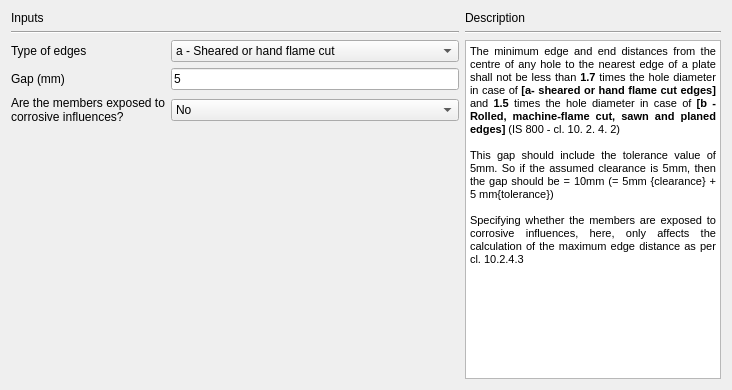
     <widget class="QWidget" name="tab_Detailing">
      <attribute name="title">
       <string>Detailing</string>
      </attribute>
      <layout class="QGridLayout" name="gridLayout_18">
       <item row="0" column="0">
        <layout class="QGridLayout" name="gridLayout_17">
         <item row="0" column="0">
          <layout class="QGridLayout" name="gridLayout_6">
           <item row="0" column="0">
            <widget class="QLabel" name="label_38">
             <property name="text">
              <string>Inputs</string>
             </property>
            </widget>
           </item>
           <item row="1" column="0">
            <widget class="Line" name="line_11">
             <property name="orientation">
              <enum>Qt::Horizontal</enum>
             </property>
            </widget>
           </item>
          </layout>
         </item>
         <item row="1" column="0">
          <layout class="QGridLayout" name="gridLayout_4">
           <item row="0" column="0">
            <widget class="QLabel" name="label_39">
             <property name="text">
              <string>Type of edges</string>
             </property>
            </widget>
           </item>
           <item row="0" column="1">
            <widget class="QComboBox" name="combo_detailingEdgeType">
             <item>
              <property name="text">
               <string>a - Sheared or hand flame cut</string>
              </property>
             </item>
             <item>
              <property name="text">
               <string>b - Rolled, machine-flame cut, sawn and planed</string>
              </property>
             </item>
            </widget>
           </item>
           <item row="2" column="0">
            <widget class="QLabel" name="label_40">
             <property name="text">
              <string>Are the members exposed to
corrosive influences?</string>
             </property>
            </widget>
           </item>
           <item row="2" column="1">
            <widget class="QComboBox" name="combo_detailing_memebers">
             <item>
              <property name="text">
               <string>No</string>
              </property>
             </item>
             <item>
              <property name="text">
               <string>Yes</string>
              </property>
             </item>
            </widget>
           </item>
           <item row="1" column="0">
            <widget class="QLabel" name="label">
             <property name="text">
              <string>Gap (mm)</string>
             </property>
            </widget>
           </item>
           <item row="1" column="1">
            <widget class="QLineEdit" name="txt_detailingGap">
             <property name="text">
              <string>5</string>
             </property>
            </widget>
           </item>
          </layout>
         </item>
        </layout>
       </item>
       <item row="1" column="0">
        <spacer name="verticalSpacer_3">
         <property name="orientation">
          <enum>Qt::Vertical</enum>
         </property>
         <property name="sizeHint" stdset="0">
          <size>
           <width>20</width>
           <height>255</height>
          </size>
         </property>
        </spacer>
       </item>
       <item row="0" column="1" rowspan="2">
        <layout class="QGridLayout" name="gridLayout_10">
         <item row="1" column="0">
          <widget class="Line" name="line_6">
           <property name="orientation">
            <enum>Qt::Horizontal</enum>
           </property>
          </widget>
         </item>
         <item row="0" column="0">
          <widget class="QLabel" name="label_18">
           <property name="text">
            <string>Description</string>
           </property>
          </widget>
         </item>
         <item row="2" column="0">
          <widget class="QTextBrowser" name="textBrowser_detailingDescription">
           <property name="minimumSize">
            <size>
             <width>210</width>
             <height>0</height>
            </size>
           </property>
           <property name="html">
            <string>&lt;!DOCTYPE HTML PUBLIC &quot;-//W3C//DTD HTML 4.0//EN&quot; &quot;http://www.w3.org/TR/REC-html40/strict.dtd&quot;&gt;
&lt;html&gt;&lt;head&gt;&lt;meta name=&quot;qrichtext&quot; content=&quot;1&quot; /&gt;&lt;style type=&quot;text/css&quot;&gt;
p, li { white-space: pre-wrap; }
&lt;/style&gt;&lt;/head&gt;&lt;body style=&quot; font-family:'Arial'; font-size:11pt; font-weight:400; font-style:normal;&quot;&gt;
&lt;p align=&quot;justify&quot; style=&quot; margin-top:0px; margin-bottom:0px; margin-left:0px; margin-right:0px; -qt-block-indent:0; text-indent:0px;&quot;&gt;&lt;span style=&quot; font-family:'MS Shell Dlg 2'; font-size:8pt;&quot;&gt;The minimum edge and end distances from the centre of any hole to the nearest edge of a plate shall not be less than &lt;/span&gt;&lt;span style=&quot; font-family:'MS Shell Dlg 2'; font-size:8pt; font-weight:600;&quot;&gt;1.7&lt;/span&gt;&lt;span style=&quot; font-family:'MS Shell Dlg 2'; font-size:8pt;&quot;&gt; times the hole diameter in case of &lt;/span&gt;&lt;span style=&quot; font-family:'MS Shell Dlg 2'; font-size:8pt; font-weight:600;&quot;&gt;[a- sheared or hand flame cut edges] &lt;/span&gt;&lt;span style=&quot; font-family:'MS Shell Dlg 2'; font-size:8pt;&quot;&gt;and &lt;/span&gt;&lt;span style=&quot; font-family:'MS Shell Dlg 2'; font-size:8pt; font-weight:600;&quot;&gt;1.5 &lt;/span&gt;&lt;span style=&quot; font-family:'MS Shell Dlg 2'; font-size:8pt;&quot;&gt;times the hole diameter in case of &lt;/span&gt;&lt;span style=&quot; font-family:'MS Shell Dlg 2'; font-size:8pt; font-weight:600;&quot;&gt;[b - Rolled, machine-flame cut, sawn and planed edges]&lt;/span&gt;&lt;span style=&quot; font-family:'MS Shell Dlg 2'; font-size:8pt;&quot;&gt; (IS 800 - cl. 10. 2. 4. 2)&lt;/span&gt;&lt;/p&gt;
&lt;p align=&quot;justify&quot; style=&quot;-qt-paragraph-type:empty; margin-top:0px; margin-bottom:0px; margin-left:0px; margin-right:0px; -qt-block-indent:0; text-indent:0px; font-family:'Calibri'; font-size:8pt; vertical-align:middle;&quot;&gt;&lt;br /&gt;&lt;/p&gt;
&lt;p align=&quot;justify&quot; style=&quot; margin-top:0px; margin-bottom:0px; margin-left:0px; margin-right:0px; -qt-block-indent:0; text-indent:0px;&quot;&gt;&lt;span style=&quot; font-family:'MS Shell Dlg 2'; font-size:8pt;&quot;&gt;This gap should include the tolerance value of 5mm. So if the assumed clearance is 5mm, then the gap should be = 10mm (= 5mm {clearance} + 5 mm{tolerance})&lt;/span&gt;&lt;/p&gt;
&lt;p align=&quot;justify&quot; style=&quot;-qt-paragraph-type:empty; margin-top:0px; margin-bottom:0px; margin-left:0px; margin-right:0px; -qt-block-indent:0; text-indent:0px; font-family:'Calibri'; font-size:8pt;&quot;&gt;&lt;br /&gt;&lt;/p&gt;
&lt;p align=&quot;justify&quot; style=&quot; margin-top:0px; margin-bottom:0px; margin-left:0px; margin-right:0px; -qt-block-indent:0; text-indent:0px;&quot;&gt;&lt;span style=&quot; font-family:'MS Shell Dlg 2'; font-size:8pt;&quot;&gt;Specifying whether the members are exposed to corrosive influences, here, only affects the calculation of the maximum edge distance as per cl. 10.2.4.3&lt;/span&gt;&lt;/p&gt;
&lt;p align=&quot;justify&quot; style=&quot;-qt-paragraph-type:empty; margin-top:0px; margin-bottom:0px; margin-left:0px; margin-right:0px; -qt-block-indent:0; text-indent:0px; font-family:'MS Shell Dlg 2'; font-size:8pt;&quot;&gt;&lt;br /&gt;&lt;/p&gt;&lt;/body&gt;&lt;/html&gt;</string>
           </property>
          </widget>
         </item>
        </layout>
       </item>
      </layout>
     </widget>
